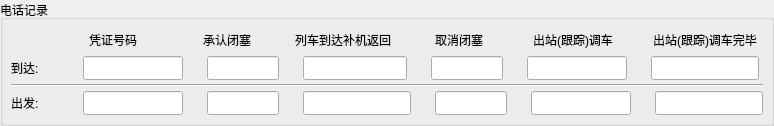
    <widget class="QGroupBox" name="groupBox_3">
     <property name="title">
      <string>电话记录</string>
     </property>
     <layout class="QVBoxLayout" name="verticalLayout_5">
      <property name="spacing">
       <number>4</number>
      </property>
      <property name="leftMargin">
       <number>8</number>
      </property>
      <property name="topMargin">
       <number>8</number>
      </property>
      <property name="rightMargin">
       <number>8</number>
      </property>
      <property name="bottomMargin">
       <number>8</number>
      </property>
      <item>
       <layout class="QHBoxLayout" name="horizontalLayout_6">
        <property name="spacing">
         <number>24</number>
        </property>
        <item>
         <spacer name="horizontalSpacer">
          <property name="orientation">
           <enum>Qt::Horizontal</enum>
          </property>
          <property name="sizeType">
           <enum>QSizePolicy::Fixed</enum>
          </property>
          <property name="sizeHint" stdset="0">
           <size>
            <width>48</width>
            <height>20</height>
           </size>
          </property>
         </spacer>
        </item>
        <item>
         <widget class="QLabel" name="label_31">
          <property name="minimumSize">
           <size>
            <width>100</width>
            <height>24</height>
           </size>
          </property>
          <property name="maximumSize">
           <size>
            <width>100</width>
            <height>24</height>
           </size>
          </property>
          <property name="text">
           <string>凭证号码</string>
          </property>
          <property name="alignment">
           <set>Qt::AlignCenter</set>
          </property>
         </widget>
        </item>
        <item>
         <widget class="QLabel" name="label_32">
          <property name="minimumSize">
           <size>
            <width>72</width>
            <height>24</height>
           </size>
          </property>
          <property name="maximumSize">
           <size>
            <width>72</width>
            <height>24</height>
           </size>
          </property>
          <property name="text">
           <string>承认闭塞</string>
          </property>
          <property name="alignment">
           <set>Qt::AlignCenter</set>
          </property>
         </widget>
        </item>
        <item>
         <widget class="QLabel" name="label_33">
          <property name="minimumSize">
           <size>
            <width>104</width>
            <height>24</height>
           </size>
          </property>
          <property name="maximumSize">
           <size>
            <width>104</width>
            <height>24</height>
           </size>
          </property>
          <property name="text">
           <string>列车到达补机返回</string>
          </property>
          <property name="alignment">
           <set>Qt::AlignCenter</set>
          </property>
         </widget>
        </item>
        <item>
         <widget class="QLabel" name="label_34">
          <property name="minimumSize">
           <size>
            <width>72</width>
            <height>24</height>
           </size>
          </property>
          <property name="maximumSize">
           <size>
            <width>72</width>
            <height>24</height>
           </size>
          </property>
          <property name="text">
           <string>取消闭塞</string>
          </property>
          <property name="alignment">
           <set>Qt::AlignCenter</set>
          </property>
         </widget>
        </item>
        <item>
         <widget class="QLabel" name="label_35">
          <property name="minimumSize">
           <size>
            <width>100</width>
            <height>24</height>
           </size>
          </property>
          <property name="maximumSize">
           <size>
            <width>100</width>
            <height>24</height>
           </size>
          </property>
          <property name="text">
           <string>出站(跟踪)调车</string>
          </property>
          <property name="alignment">
           <set>Qt::AlignCenter</set>
          </property>
         </widget>
        </item>
        <item>
         <widget class="QLabel" name="label_36">
          <property name="minimumSize">
           <size>
            <width>108</width>
            <height>24</height>
           </size>
          </property>
          <property name="maximumSize">
           <size>
            <width>108</width>
            <height>24</height>
           </size>
          </property>
          <property name="text">
           <string>出站(跟踪)调车完毕</string>
          </property>
          <property name="alignment">
           <set>Qt::AlignCenter</set>
          </property>
         </widget>
        </item>
       </layout>
      </item>
      <item>
       <layout class="QHBoxLayout" name="horizontalLayout_7">
        <property name="spacing">
         <number>24</number>
        </property>
        <item>
         <widget class="QLabel" name="label_37">
          <property name="minimumSize">
           <size>
            <width>48</width>
            <height>24</height>
           </size>
          </property>
          <property name="maximumSize">
           <size>
            <width>48</width>
            <height>24</height>
           </size>
          </property>
          <property name="text">
           <string>到达:</string>
          </property>
         </widget>
        </item>
        <item>
         <widget class="QLineEdit" name="lineEdit_15">
          <property name="minimumSize">
           <size>
            <width>100</width>
            <height>24</height>
           </size>
          </property>
          <property name="maximumSize">
           <size>
            <width>100</width>
            <height>24</height>
           </size>
          </property>
         </widget>
        </item>
        <item>
         <widget class="QLineEdit" name="lineEdit_22">
          <property name="minimumSize">
           <size>
            <width>72</width>
            <height>24</height>
           </size>
          </property>
          <property name="maximumSize">
           <size>
            <width>72</width>
            <height>24</height>
           </size>
          </property>
         </widget>
        </item>
        <item>
         <widget class="QLineEdit" name="lineEdit_27">
          <property name="minimumSize">
           <size>
            <width>104</width>
            <height>24</height>
           </size>
          </property>
          <property name="maximumSize">
           <size>
            <width>104</width>
            <height>24</height>
           </size>
          </property>
         </widget>
        </item>
        <item>
         <widget class="QLineEdit" name="lineEdit_28">
          <property name="minimumSize">
           <size>
            <width>72</width>
            <height>24</height>
           </size>
          </property>
          <property name="maximumSize">
           <size>
            <width>72</width>
            <height>24</height>
           </size>
          </property>
         </widget>
        </item>
        <item>
         <widget class="QLineEdit" name="lineEdit_29">
          <property name="minimumSize">
           <size>
            <width>100</width>
            <height>24</height>
           </size>
          </property>
          <property name="maximumSize">
           <size>
            <width>100</width>
            <height>24</height>
           </size>
          </property>
         </widget>
        </item>
        <item>
         <widget class="QLineEdit" name="lineEdit_30">
          <property name="minimumSize">
           <size>
            <width>108</width>
            <height>24</height>
           </size>
          </property>
          <property name="maximumSize">
           <size>
            <width>108</width>
            <height>24</height>
           </size>
          </property>
         </widget>
        </item>
       </layout>
      </item>
      <item>
       <widget class="Line" name="line_3">
        <property name="orientation">
         <enum>Qt::Horizontal</enum>
        </property>
       </widget>
      </item>
      <item>
       <layout class="QHBoxLayout" name="horizontalLayout_9">
        <property name="spacing">
         <number>24</number>
        </property>
        <item>
         <widget class="QLabel" name="label_38">
          <property name="minimumSize">
           <size>
            <width>48</width>
            <height>24</height>
           </size>
          </property>
          <property name="maximumSize">
           <size>
            <width>48</width>
            <height>24</height>
           </size>
          </property>
          <property name="text">
           <string>出发:</string>
          </property>
         </widget>
        </item>
        <item>
         <widget class="QLineEdit" name="lineEdit_31">
          <property name="minimumSize">
           <size>
            <width>100</width>
            <height>24</height>
           </size>
          </property>
          <property name="maximumSize">
           <size>
            <width>100</width>
            <height>24</height>
           </size>
          </property>
         </widget>
        </item>
        <item>
         <widget class="QLineEdit" name="lineEdit_32">
          <property name="minimumSize">
           <size>
            <width>72</width>
            <height>24</height>
           </size>
          </property>
          <property name="maximumSize">
           <size>
            <width>72</width>
            <height>24</height>
           </size>
          </property>
         </widget>
        </item>
        <item>
         <widget class="QLineEdit" name="lineEdit_33">
          <property name="minimumSize">
           <size>
            <width>0</width>
            <height>24</height>
           </size>
          </property>
          <property name="maximumSize">
           <size>
            <width>16777215</width>
            <height>24</height>
           </size>
          </property>
         </widget>
        </item>
        <item>
         <widget class="QLineEdit" name="lineEdit_34">
          <property name="minimumSize">
           <size>
            <width>72</width>
            <height>24</height>
           </size>
          </property>
          <property name="maximumSize">
           <size>
            <width>72</width>
            <height>24</height>
           </size>
          </property>
         </widget>
        </item>
        <item>
         <widget class="QLineEdit" name="lineEdit_35">
          <property name="minimumSize">
           <size>
            <width>100</width>
            <height>24</height>
           </size>
          </property>
          <property name="maximumSize">
           <size>
            <width>100</width>
            <height>24</height>
           </size>
          </property>
         </widget>
        </item>
        <item>
         <widget class="QLineEdit" name="lineEdit_36">
          <property name="minimumSize">
           <size>
            <width>108</width>
            <height>24</height>
           </size>
          </property>
          <property name="maximumSize">
           <size>
            <width>108</width>
            <height>24</height>
           </size>
          </property>
         </widget>
        </item>
       </layout>
      </item>
     </layout>
    </widget>
